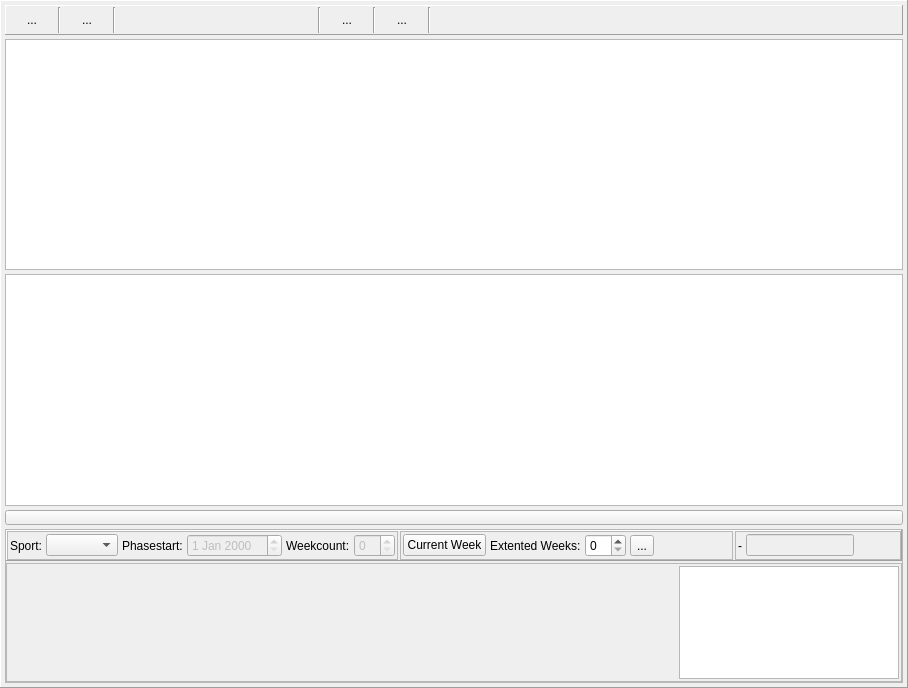
         <widget class="QFrame" name="frame_calendar">
          <property name="sizePolicy">
           <sizepolicy hsizetype="Preferred" vsizetype="Preferred">
            <horstretch>5</horstretch>
            <verstretch>0</verstretch>
           </sizepolicy>
          </property>
          <property name="font">
           <font>
            <family>Segoe UI</family>
           </font>
          </property>
          <property name="frameShape">
           <enum>QFrame::Panel</enum>
          </property>
          <property name="frameShadow">
           <enum>QFrame::Raised</enum>
          </property>
          <layout class="QVBoxLayout" name="verticalLayout_3">
           <property name="spacing">
            <number>4</number>
           </property>
           <property name="leftMargin">
            <number>4</number>
           </property>
           <property name="topMargin">
            <number>4</number>
           </property>
           <property name="rightMargin">
            <number>4</number>
           </property>
           <property name="bottomMargin">
            <number>4</number>
           </property>
           <item>
            <widget class="QFrame" name="frame_calControl">
             <property name="minimumSize">
              <size>
               <width>0</width>
               <height>26</height>
              </size>
             </property>
             <property name="frameShape">
              <enum>QFrame::Panel</enum>
             </property>
             <property name="frameShadow">
              <enum>QFrame::Raised</enum>
             </property>
             <layout class="QHBoxLayout" name="horizontalLayout_3">
              <property name="spacing">
               <number>4</number>
              </property>
              <property name="leftMargin">
               <number>1</number>
              </property>
              <property name="topMargin">
               <number>0</number>
              </property>
              <property name="rightMargin">
               <number>1</number>
              </property>
              <property name="bottomMargin">
               <number>0</number>
              </property>
              <item>
               <widget class="QFrame" name="frame_calButtons">
                <property name="frameShape">
                 <enum>QFrame::NoFrame</enum>
                </property>
                <property name="frameShadow">
                 <enum>QFrame::Plain</enum>
                </property>
                <layout class="QHBoxLayout" name="horizontalLayout_11">
                 <property name="spacing">
                  <number>1</number>
                 </property>
                 <property name="leftMargin">
                  <number>0</number>
                 </property>
                 <property name="topMargin">
                  <number>1</number>
                 </property>
                 <property name="rightMargin">
                  <number>0</number>
                 </property>
                 <property name="bottomMargin">
                  <number>1</number>
                 </property>
                 <item>
                  <widget class="QToolButton" name="toolButton_weekCurrent">
                   <property name="minimumSize">
                    <size>
                     <width>50</width>
                     <height>26</height>
                    </size>
                   </property>
                   <property name="maximumSize">
                    <size>
                     <width>50</width>
                     <height>26</height>
                    </size>
                   </property>
                   <property name="text">
                    <string>...</string>
                   </property>
                   <property name="icon">
                    <iconset resource="resources.qrc">
                     <normaloff>:/images/icons/First.png</normaloff>:/images/icons/First.png</iconset>
                   </property>
                   <property name="iconSize">
                    <size>
                     <width>20</width>
                     <height>20</height>
                    </size>
                   </property>
                   <property name="autoRaise">
                    <bool>true</bool>
                   </property>
                   <property name="arrowType">
                    <enum>Qt::NoArrow</enum>
                   </property>
                  </widget>
                 </item>
                 <item>
                  <widget class="Line" name="line_10">
                   <property name="orientation">
                    <enum>Qt::Vertical</enum>
                   </property>
                  </widget>
                 </item>
                 <item>
                  <widget class="QToolButton" name="toolButton_weekMinus">
                   <property name="minimumSize">
                    <size>
                     <width>50</width>
                     <height>26</height>
                    </size>
                   </property>
                   <property name="maximumSize">
                    <size>
                     <width>50</width>
                     <height>26</height>
                    </size>
                   </property>
                   <property name="text">
                    <string>...</string>
                   </property>
                   <property name="icon">
                    <iconset resource="resources.qrc">
                     <normaloff>:/images/icons/Back.png</normaloff>:/images/icons/Back.png</iconset>
                   </property>
                   <property name="iconSize">
                    <size>
                     <width>20</width>
                     <height>20</height>
                    </size>
                   </property>
                   <property name="autoRaise">
                    <bool>true</bool>
                   </property>
                  </widget>
                 </item>
                 <item>
                  <widget class="Line" name="line_14">
                   <property name="orientation">
                    <enum>Qt::Vertical</enum>
                   </property>
                  </widget>
                 </item>
                 <item>
                  <widget class="QLabel" name="label_month">
                   <property name="minimumSize">
                    <size>
                     <width>200</width>
                     <height>25</height>
                    </size>
                   </property>
                   <property name="maximumSize">
                    <size>
                     <width>250</width>
                     <height>25</height>
                    </size>
                   </property>
                   <property name="font">
                    <font>
                     <family>Segoe UI</family>
                     <pointsize>11</pointsize>
                     <weight>75</weight>
                     <bold>true</bold>
                    </font>
                   </property>
                   <property name="text">
                    <string/>
                   </property>
                   <property name="alignment">
                    <set>Qt::AlignCenter</set>
                   </property>
                  </widget>
                 </item>
                 <item>
                  <widget class="Line" name="line_13">
                   <property name="orientation">
                    <enum>Qt::Vertical</enum>
                   </property>
                  </widget>
                 </item>
                 <item>
                  <widget class="QToolButton" name="toolButton_weekPlus">
                   <property name="minimumSize">
                    <size>
                     <width>50</width>
                     <height>26</height>
                    </size>
                   </property>
                   <property name="maximumSize">
                    <size>
                     <width>50</width>
                     <height>26</height>
                    </size>
                   </property>
                   <property name="text">
                    <string>...</string>
                   </property>
                   <property name="icon">
                    <iconset resource="resources.qrc">
                     <normaloff>:/images/icons/Forward.png</normaloff>:/images/icons/Forward.png</iconset>
                   </property>
                   <property name="iconSize">
                    <size>
                     <width>20</width>
                     <height>20</height>
                    </size>
                   </property>
                   <property name="autoRaise">
                    <bool>true</bool>
                   </property>
                  </widget>
                 </item>
                 <item>
                  <widget class="Line" name="line_11">
                   <property name="orientation">
                    <enum>Qt::Vertical</enum>
                   </property>
                  </widget>
                 </item>
                 <item>
                  <widget class="QToolButton" name="toolButton_weekFour">
                   <property name="minimumSize">
                    <size>
                     <width>50</width>
                     <height>26</height>
                    </size>
                   </property>
                   <property name="maximumSize">
                    <size>
                     <width>50</width>
                     <height>26</height>
                    </size>
                   </property>
                   <property name="text">
                    <string>...</string>
                   </property>
                   <property name="icon">
                    <iconset resource="resources.qrc">
                     <normaloff>:/images/icons/JumpForward.png</normaloff>:/images/icons/JumpForward.png</iconset>
                   </property>
                   <property name="iconSize">
                    <size>
                     <width>20</width>
                     <height>20</height>
                    </size>
                   </property>
                   <property name="shortcut">
                    <string/>
                   </property>
                   <property name="autoRaise">
                    <bool>true</bool>
                   </property>
                  </widget>
                 </item>
                 <item>
                  <widget class="Line" name="line_12">
                   <property name="orientation">
                    <enum>Qt::Vertical</enum>
                   </property>
                  </widget>
                 </item>
                </layout>
               </widget>
              </item>
              <item>
               <spacer name="horizontalSpacer">
                <property name="orientation">
                 <enum>Qt::Horizontal</enum>
                </property>
                <property name="sizeHint" stdset="0">
                 <size>
                  <width>40</width>
                  <height>20</height>
                 </size>
                </property>
               </spacer>
              </item>
              <item>
               <widget class="QFrame" name="frame_phases">
                <property name="frameShape">
                 <enum>QFrame::NoFrame</enum>
                </property>
                <property name="frameShadow">
                 <enum>QFrame::Raised</enum>
                </property>
               </widget>
              </item>
             </layout>
            </widget>
           </item>
           <item>
            <widget class="QTableWidget" name="tableWidget_schedule">
             <property name="sizePolicy">
              <sizepolicy hsizetype="Expanding" vsizetype="Expanding">
               <horstretch>0</horstretch>
               <verstretch>3</verstretch>
              </sizepolicy>
             </property>
            </widget>
           </item>
           <item>
            <widget class="QTableWidget" name="tableWidget_saison">
             <property name="sizePolicy">
              <sizepolicy hsizetype="Expanding" vsizetype="Expanding">
               <horstretch>0</horstretch>
               <verstretch>3</verstretch>
              </sizepolicy>
             </property>
            </widget>
           </item>
           <item>
            <widget class="QPushButton" name="pushButton_stressPlot">
             <property name="maximumSize">
              <size>
               <width>16777215</width>
               <height>15</height>
              </size>
             </property>
             <property name="text">
              <string/>
             </property>
             <property name="checkable">
              <bool>true</bool>
             </property>
             <property name="default">
              <bool>false</bool>
             </property>
             <property name="flat">
              <bool>false</bool>
             </property>
            </widget>
           </item>
           <item>
            <widget class="QFrame" name="frame_PMC">
             <property name="sizePolicy">
              <sizepolicy hsizetype="Preferred" vsizetype="Preferred">
               <horstretch>0</horstretch>
               <verstretch>2</verstretch>
              </sizepolicy>
             </property>
             <property name="frameShape">
              <enum>QFrame::StyledPanel</enum>
             </property>
             <property name="frameShadow">
              <enum>QFrame::Raised</enum>
             </property>
             <layout class="QVBoxLayout" name="verticalLayout_18">
              <property name="spacing">
               <number>2</number>
              </property>
              <property name="leftMargin">
               <number>0</number>
              </property>
              <property name="topMargin">
               <number>0</number>
              </property>
              <property name="rightMargin">
               <number>0</number>
              </property>
              <property name="bottomMargin">
               <number>0</number>
              </property>
              <item>
               <widget class="QFrame" name="frame_Control">
                <property name="frameShape">
                 <enum>QFrame::Panel</enum>
                </property>
                <property name="frameShadow">
                 <enum>QFrame::Raised</enum>
                </property>
                <layout class="QHBoxLayout" name="horizontalLayout_21">
                 <property name="spacing">
                  <number>2</number>
                 </property>
                 <property name="leftMargin">
                  <number>0</number>
                 </property>
                 <property name="topMargin">
                  <number>0</number>
                 </property>
                 <property name="rightMargin">
                  <number>0</number>
                 </property>
                 <property name="bottomMargin">
                  <number>0</number>
                 </property>
                 <item>
                  <widget class="QFrame" name="frame_saisonEstimate">
                   <property name="sizePolicy">
                    <sizepolicy hsizetype="Preferred" vsizetype="Preferred">
                     <horstretch>2</horstretch>
                     <verstretch>0</verstretch>
                    </sizepolicy>
                   </property>
                   <property name="frameShape">
                    <enum>QFrame::StyledPanel</enum>
                   </property>
                   <property name="frameShadow">
                    <enum>QFrame::Raised</enum>
                   </property>
                   <layout class="QHBoxLayout" name="horizontalLayout_24">
                    <property name="spacing">
                     <number>4</number>
                    </property>
                    <property name="leftMargin">
                     <number>2</number>
                    </property>
                    <property name="topMargin">
                     <number>2</number>
                    </property>
                    <property name="rightMargin">
                     <number>2</number>
                    </property>
                    <property name="bottomMargin">
                     <number>2</number>
                    </property>
                    <item>
                     <widget class="QLabel" name="label_14">
                      <property name="text">
                       <string>Sport:</string>
                      </property>
                     </widget>
                    </item>
                    <item>
                     <widget class="QComboBox" name="comboBox_saisonSport"/>
                    </item>
                    <item>
                     <spacer name="horizontalSpacer_8">
                      <property name="orientation">
                       <enum>Qt::Horizontal</enum>
                      </property>
                      <property name="sizeHint" stdset="0">
                       <size>
                        <width>40</width>
                        <height>20</height>
                       </size>
                      </property>
                     </spacer>
                    </item>
                    <item>
                     <widget class="QLabel" name="label_4">
                      <property name="text">
                       <string>Phasestart:</string>
                      </property>
                     </widget>
                    </item>
                    <item>
                     <widget class="QDateEdit" name="dateEdit_phaseStart">
                      <property name="enabled">
                       <bool>false</bool>
                      </property>
                     </widget>
                    </item>
                    <item>
                     <widget class="QLabel" name="label_12">
                      <property name="text">
                       <string>Weekcount:</string>
                      </property>
                     </widget>
                    </item>
                    <item>
                     <widget class="QSpinBox" name="spinBox_phaseWeeks">
                      <property name="enabled">
                       <bool>false</bool>
                      </property>
                     </widget>
                    </item>
                   </layout>
                  </widget>
                 </item>
                 <item>
                  <widget class="QFrame" name="frame_pmcControl">
                   <property name="sizePolicy">
                    <sizepolicy hsizetype="Preferred" vsizetype="Preferred">
                     <horstretch>2</horstretch>
                     <verstretch>0</verstretch>
                    </sizepolicy>
                   </property>
                   <property name="frameShape">
                    <enum>QFrame::StyledPanel</enum>
                   </property>
                   <property name="frameShadow">
                    <enum>QFrame::Raised</enum>
                   </property>
                   <layout class="QHBoxLayout" name="horizontalLayout_23">
                    <property name="spacing">
                     <number>4</number>
                    </property>
                    <property name="leftMargin">
                     <number>2</number>
                    </property>
                    <property name="topMargin">
                     <number>2</number>
                    </property>
                    <property name="rightMargin">
                     <number>2</number>
                    </property>
                    <property name="bottomMargin">
                     <number>2</number>
                    </property>
                    <item>
                     <widget class="QPushButton" name="pushButton_currentWeek">
                      <property name="text">
                       <string>Current Week</string>
                      </property>
                      <property name="checkable">
                       <bool>true</bool>
                      </property>
                     </widget>
                    </item>
                    <item>
                     <widget class="QLabel" name="label_7">
                      <property name="text">
                       <string>Extented Weeks:</string>
                      </property>
                     </widget>
                    </item>
                    <item>
                     <widget class="QSpinBox" name="spinBox_extWeeks"/>
                    </item>
                    <item>
                     <widget class="QToolButton" name="toolButton_extReset">
                      <property name="text">
                       <string>...</string>
                      </property>
                      <property name="icon">
                       <iconset resource="resources.qrc">
                        <normaloff>:/images/icons/Update.png</normaloff>:/images/icons/Update.png</iconset>
                      </property>
                     </widget>
                    </item>
                    <item>
                     <spacer name="horizontalSpacer_6">
                      <property name="orientation">
                       <enum>Qt::Horizontal</enum>
                      </property>
                      <property name="sizeHint" stdset="0">
                       <size>
                        <width>40</width>
                        <height>20</height>
                       </size>
                      </property>
                     </spacer>
                    </item>
                   </layout>
                  </widget>
                 </item>
                 <item>
                  <widget class="QFrame" name="frame_distControl">
                   <property name="sizePolicy">
                    <sizepolicy hsizetype="Preferred" vsizetype="Preferred">
                     <horstretch>1</horstretch>
                     <verstretch>0</verstretch>
                    </sizepolicy>
                   </property>
                   <property name="frameShape">
                    <enum>QFrame::StyledPanel</enum>
                   </property>
                   <property name="frameShadow">
                    <enum>QFrame::Raised</enum>
                   </property>
                   <layout class="QHBoxLayout" name="horizontalLayout_22">
                    <property name="spacing">
                     <number>4</number>
                    </property>
                    <property name="leftMargin">
                     <number>2</number>
                    </property>
                    <property name="topMargin">
                     <number>2</number>
                    </property>
                    <property name="rightMargin">
                     <number>2</number>
                    </property>
                    <property name="bottomMargin">
                     <number>2</number>
                    </property>
                    <item>
                     <widget class="QLabel" name="label_selection">
                      <property name="text">
                       <string>-</string>
                      </property>
                     </widget>
                    </item>
                    <item>
                     <widget class="QLineEdit" name="lineEdit_currentSelect">
                      <property name="enabled">
                       <bool>false</bool>
                      </property>
                      <property name="maximumSize">
                       <size>
                        <width>16777215</width>
                        <height>16777215</height>
                       </size>
                      </property>
                     </widget>
                    </item>
                    <item>
                     <spacer name="horizontalSpacer_7">
                      <property name="orientation">
                       <enum>Qt::Horizontal</enum>
                      </property>
                      <property name="sizeHint" stdset="0">
                       <size>
                        <width>40</width>
                        <height>20</height>
                       </size>
                      </property>
                     </spacer>
                    </item>
                   </layout>
                  </widget>
                 </item>
                </layout>
               </widget>
              </item>
              <item>
               <widget class="QFrame" name="frame_pmcPlot">
                <property name="sizePolicy">
                 <sizepolicy hsizetype="Preferred" vsizetype="Preferred">
                  <horstretch>0</horstretch>
                  <verstretch>1</verstretch>
                 </sizepolicy>
                </property>
                <property name="frameShape">
                 <enum>QFrame::StyledPanel</enum>
                </property>
                <property name="frameShadow">
                 <enum>QFrame::Raised</enum>
                </property>
                <layout class="QHBoxLayout" name="horizontalLayout_20">
                 <property name="spacing">
                  <number>4</number>
                 </property>
                 <property name="leftMargin">
                  <number>2</number>
                 </property>
                 <property name="topMargin">
                  <number>2</number>
                 </property>
                 <property name="rightMargin">
                  <number>2</number>
                 </property>
                 <property name="bottomMargin">
                  <number>2</number>
                 </property>
                 <item>
                  <widget class="QWidget" name="widget_stressPlot" native="true">
                   <property name="sizePolicy">
                    <sizepolicy hsizetype="Preferred" vsizetype="Preferred">
                     <horstretch>2</horstretch>
                     <verstretch>0</verstretch>
                    </sizepolicy>
                   </property>
                   <layout class="QHBoxLayout" name="stressPlot_Layout">
                    <property name="spacing">
                     <number>1</number>
                    </property>
                    <property name="leftMargin">
                     <number>1</number>
                    </property>
                    <property name="topMargin">
                     <number>1</number>
                    </property>
                    <property name="rightMargin">
                     <number>1</number>
                    </property>
                    <property name="bottomMargin">
                     <number>1</number>
                    </property>
                   </layout>
                  </widget>
                 </item>
                 <item>
                  <widget class="QWidget" name="widget_distribution" native="true">
                   <property name="sizePolicy">
                    <sizepolicy hsizetype="Preferred" vsizetype="Preferred">
                     <horstretch>1</horstretch>
                     <verstretch>0</verstretch>
                    </sizepolicy>
                   </property>
                   <layout class="QHBoxLayout" name="distribution_Layout">
                    <property name="spacing">
                     <number>1</number>
                    </property>
                    <property name="leftMargin">
                     <number>1</number>
                    </property>
                    <property name="topMargin">
                     <number>1</number>
                    </property>
                    <property name="rightMargin">
                     <number>1</number>
                    </property>
                    <property name="bottomMargin">
                     <number>1</number>
                    </property>
                   </layout>
                  </widget>
                 </item>
                 <item>
                  <widget class="QTableWidget" name="tableWidget_weekAvg">
                   <property name="sizePolicy">
                    <sizepolicy hsizetype="Preferred" vsizetype="Preferred">
                     <horstretch>1</horstretch>
                     <verstretch>0</verstretch>
                    </sizepolicy>
                   </property>
                  </widget>
                 </item>
                </layout>
               </widget>
              </item>
             </layout>
            </widget>
           </item>
          </layout>
         </widget>
